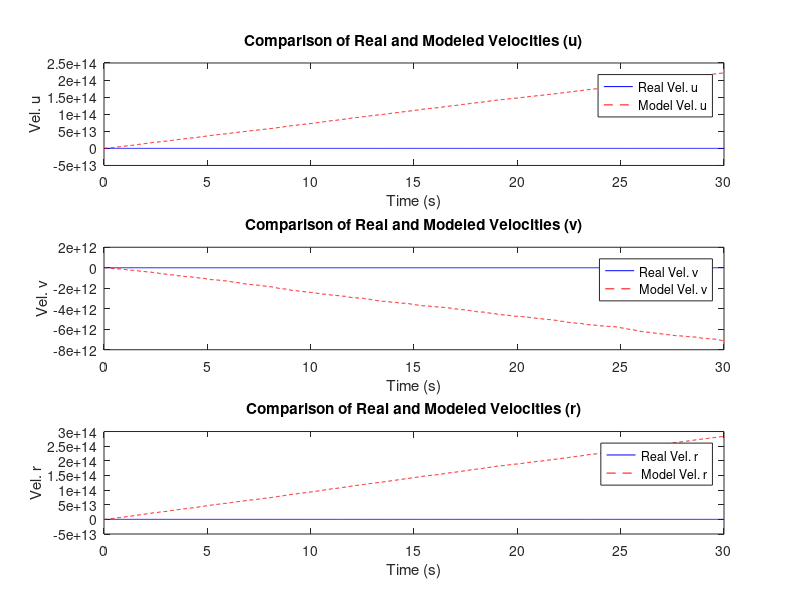

The MATLAB script that drew this image: (Note: this script raises an error after producing the figure.)
% Cargar los datos de identificación
load('muestreo_externo.mat');

% Parámetros del tiempo de muestreo
dt = 0.02;
time = (0:length(vel_u)-1) * dt;

% Definir las ecuaciones del modelo actualizado con las fuerzas de entrada
x0_model = zeros(size(vel_u));
x1_model = zeros(size(vel_v));
x2_model = zeros(size(vel_r));

% Valores iniciales para las velocidades modeladas
x0_model(1) = vel_u(1);
x1_model(1) = vel_v(1);
x2_model(1) = vel_r(1);

% Simulación del modelo con fuerzas de entrada
for k = 1:length(time)-1
    % Ecuaciones del modelo sindy basado en las obtenidas, incluyendo las fuerzas
    x0_dot = 7355820825260.545 - 15.018 * sin(x0_model(k)) + 5.722 * cos(x0_model(k)) ...
             - 3760487361278.699 * cos(x1_model(k)) - 3.231 * sin(x2_model(k)) ...
             - 5.518 * cos(x2_model(k)) + 18.668 * sin(2 * x0_model(k)) ...
             + 5.344 * cos(2 * x0_model(k)) - 3595333463981.996 * cos(2 * x1_model(k)) ...
             + 2.027 * sin(2 * x2_model(k)) - 4.353 * cos(2 * x2_model(k)) ...
             + T_u(k);  % Añadir la fuerza T_u como entrada

    x1_dot = -247147691554.481 + 0.015 * cos(x0_model(k)) - 129273495881.094 * cos(x1_model(k)) ...
             + 0.572 * sin(2 * x0_model(k)) - 0.081 * cos(2 * x0_model(k)) ...
             + 376421187435.791 * cos(2 * x1_model(k)) - 0.396 * cos(2 * x2_model(k)) ...
             + T_v(k);  % Añadir la fuerza T_v como entrada

    x2_dot = 9440626235905.525 + 0.183 * sin(x0_model(k)) + 0.555 * cos(x0_model(k)) ...
             - 4826294235004.858 * cos(x1_model(k)) + 1.071 * sin(x2_model(k)) ...
             + 1.499 * cos(x2_model(k)) + 0.402 * sin(2 * x0_model(k)) ...
             + 0.163 * cos(2 * x0_model(k)) - 4614332000902.160 * cos(2 * x1_model(k)) ...
             + 1.569 * sin(2 * x2_model(k)) + 0.562 * cos(2 * x2_model(k)) ...
             + T_r(k);  % Añadir la fuerza T_r como entrada

    % Actualización de las velocidades modeladas usando Euler
    x0_model(k+1) = x0_model(k) + x0_dot * dt;
    x1_model(k+1) = x1_model(k) + x1_dot * dt;
    x2_model(k+1) = x2_model(k) + x2_dot * dt;
end

% Comparación gráfica
figure;

subplot(3,1,1);
plot(time, vel_u, 'b', 'DisplayName', 'Real Vel. u');
hold on;
plot(time, x0_model, 'r--', 'DisplayName', 'Model Vel. u');
xlabel('Time (s)');
ylabel('Vel. u');
title('Comparison of Real and Modeled Velocities (u)');
legend;

subplot(3,1,2);
plot(time, vel_v, 'b', 'DisplayName', 'Real Vel. v');
hold on;
plot(time, x1_model, 'r--', 'DisplayName', 'Model Vel. v');
xlabel('Time (s)');
ylabel('Vel. v');
title('Comparison of Real and Modeled Velocities (v)');
legend;

subplot(3,1,3);
plot(time, vel_r, 'b', 'DisplayName', 'Real Vel. r');
hold on;
plot(time, x2_model, 'r--', 'DisplayName', 'Model Vel. r');
xlabel('Time (s)');
ylabel('Vel. r');
title('Comparison of Real and Modeled Velocities (r)');
legend;

sgtitle('Comparison of Real and Modeled Velocities');
